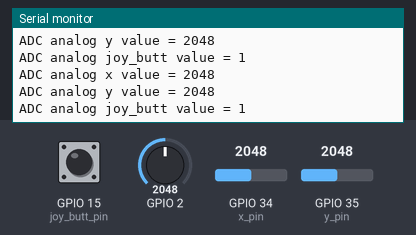
Simulated run of this sketch. Board: ESP32. On the bench: the last lines printed to the serial monitor. Inputs (shaded band) come from the test bench; at power-on: GPIO 34 (x_pin) = 2048, GPIO 35 (y_pin) = 2048, GPIO 15 (joy_butt_pin) HIGH, GPIO 2 = 2048 (analog values on the 0–4095 scale).

Above: at 1.2 s.
1.3 s: GPIO 34 (x_pin) set to 2866
At 1.33 s:
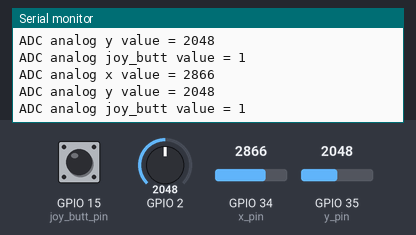
2.8 s: GPIO 35 (y_pin) set to 2866
At 3.16 s:
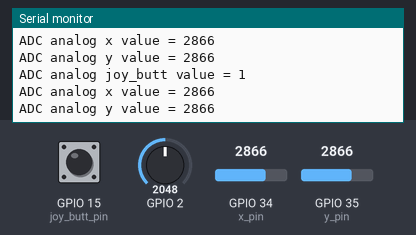
4.3 s: GPIO 15 (joy_butt_pin) pulled LOW for 0.15 s
At 4.39 s:
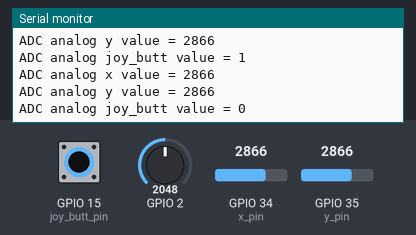
5.9 s: GPIO 34 (x_pin) set to 3603
At 5.92 s:
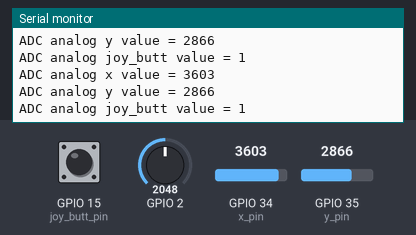
7.4 s: GPIO 35 (y_pin) set to 3603
At 7.55 s:
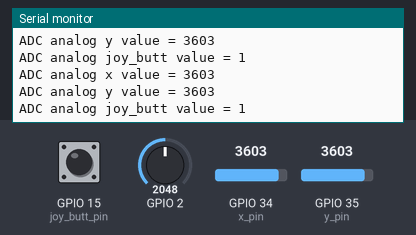
Timing chart, 0 to 9.9 s (numbered marks = the images above; inputs shaded):
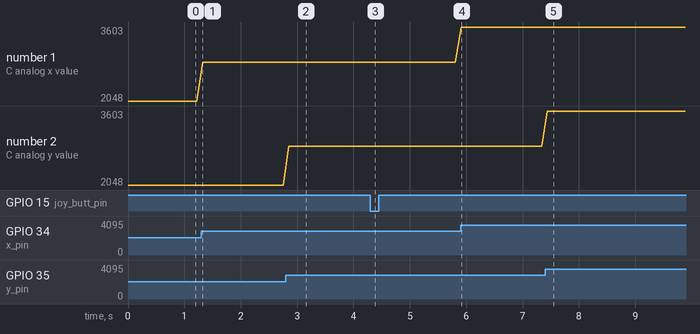

The sketch:

AnalogRead.ino
```cpp
int x_pin = 34;
int y_pin = 35;
int joy_butt_pin = 15;
// int butt_pin = 16;

void setup() {
  // initialize serial communication at 115200 bits per second:
  Serial.begin(115200);

  //set the resolution to 12 bits (0-4095)
  analogReadResolution(12);
  pinMode(joy_butt_pin, INPUT_PULLUP);
  // pinMode(butt_pin, INPUT_PULLUP);


}

void loop() {
  // read the analog / millivolts value for pin 2:
  int analogValueX = analogRead(x_pin);
  int analogValueY = analogRead(y_pin);
  int analogVolts = analogReadMilliVolts(2);

  int joy_butt = digitalRead(joy_butt_pin);
  // int butt = digitalRead(butt_pin);


  // print out the values you read:
  Serial.printf("ADC analog x value = %d\n", analogValueX);
  Serial.printf("ADC analog y value = %d\n", analogValueY);
  Serial.printf("ADC analog joy_butt value = %d\n", joy_butt);
    // Serial.printf("ADC analog joy_butt value = %d\n", butt);


  // Serial.printf("ADC millivolts value = %d\n", analogVolts);

  delay(100);  // delay in between reads for clear read from serial
}
```

Measured:
- after the input at 1.3 s, the serial monitor: prints a new line at once (image 1)
- after the input at 2.8 s, the serial monitor: prints a new line after 0.05 s (image 2)
- after the input at 4.3 s, the serial monitor: prints a new line after 0.08 s (image 3)
- after the input at 5.9 s, the serial monitor: prints a new line at once (image 4)
- after the input at 7.4 s, the serial monitor: prints a new line at once (image 5)
- plotted number 1: 2048 → 2866 after the input at 1.3 s, 2866 → 3603 after the input at 5.9 s
